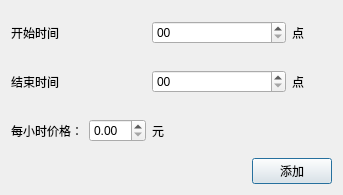
<?xml version="1.0" encoding="UTF-8"?>
<ui version="4.0">
 <class>SettingDialog_add</class>
 <widget class="QDialog" name="SettingDialog_add">
  <property name="geometry">
   <rect>
    <x>0</x>
    <y>0</y>
    <width>343</width>
    <height>195</height>
   </rect>
  </property>
  <property name="windowTitle">
   <string>Dialog</string>
  </property>
  <layout class="QVBoxLayout" name="verticalLayout">
   <item>
    <layout class="QHBoxLayout" name="horizontalLayout">
     <item>
      <widget class="QLabel" name="label">
       <property name="text">
        <string>开始时间</string>
       </property>
      </widget>
     </item>
     <item>
      <widget class="QTimeEdit" name="beginTimeEdit">
       <property name="displayFormat">
        <string>HH</string>
       </property>
      </widget>
     </item>
     <item>
      <widget class="QLabel" name="label_5">
       <property name="maximumSize">
        <size>
         <width>40</width>
         <height>16777215</height>
        </size>
       </property>
       <property name="text">
        <string>点</string>
       </property>
      </widget>
     </item>
    </layout>
   </item>
   <item>
    <layout class="QHBoxLayout" name="horizontalLayout_3">
     <item>
      <widget class="QLabel" name="label_2">
       <property name="text">
        <string>结束时间</string>
       </property>
      </widget>
     </item>
     <item>
      <widget class="QTimeEdit" name="endTimeEdit">
       <property name="displayFormat">
        <string>HH</string>
       </property>
      </widget>
     </item>
     <item>
      <widget class="QLabel" name="label_6">
       <property name="maximumSize">
        <size>
         <width>40</width>
         <height>16777215</height>
        </size>
       </property>
       <property name="text">
        <string>点</string>
       </property>
      </widget>
     </item>
    </layout>
   </item>
   <item>
    <layout class="QHBoxLayout" name="horizontalLayout_2">
     <item>
      <widget class="QLabel" name="label_3">
       <property name="text">
        <string>每小时价格：</string>
       </property>
      </widget>
     </item>
     <item>
      <widget class="QDoubleSpinBox" name="dialSpinBox"/>
     </item>
     <item>
      <widget class="QLabel" name="label_4">
       <property name="text">
        <string>元</string>
       </property>
      </widget>
     </item>
     <item>
      <spacer name="horizontalSpacer_2">
       <property name="orientation">
        <enum>Qt::Horizontal</enum>
       </property>
       <property name="sizeHint" stdset="0">
        <size>
         <width>40</width>
         <height>20</height>
        </size>
       </property>
      </spacer>
     </item>
    </layout>
   </item>
   <item>
    <layout class="QHBoxLayout" name="horizontalLayout_4">
     <item>
      <spacer name="horizontalSpacer">
       <property name="orientation">
        <enum>Qt::Horizontal</enum>
       </property>
       <property name="sizeHint" stdset="0">
        <size>
         <width>40</width>
         <height>20</height>
        </size>
       </property>
      </spacer>
     </item>
     <item>
      <widget class="QPushButton" name="pushButton">
       <property name="text">
        <string>添加</string>
       </property>
      </widget>
     </item>
    </layout>
   </item>
  </layout>
 </widget>
 <resources/>
 <connections/>
</ui>
